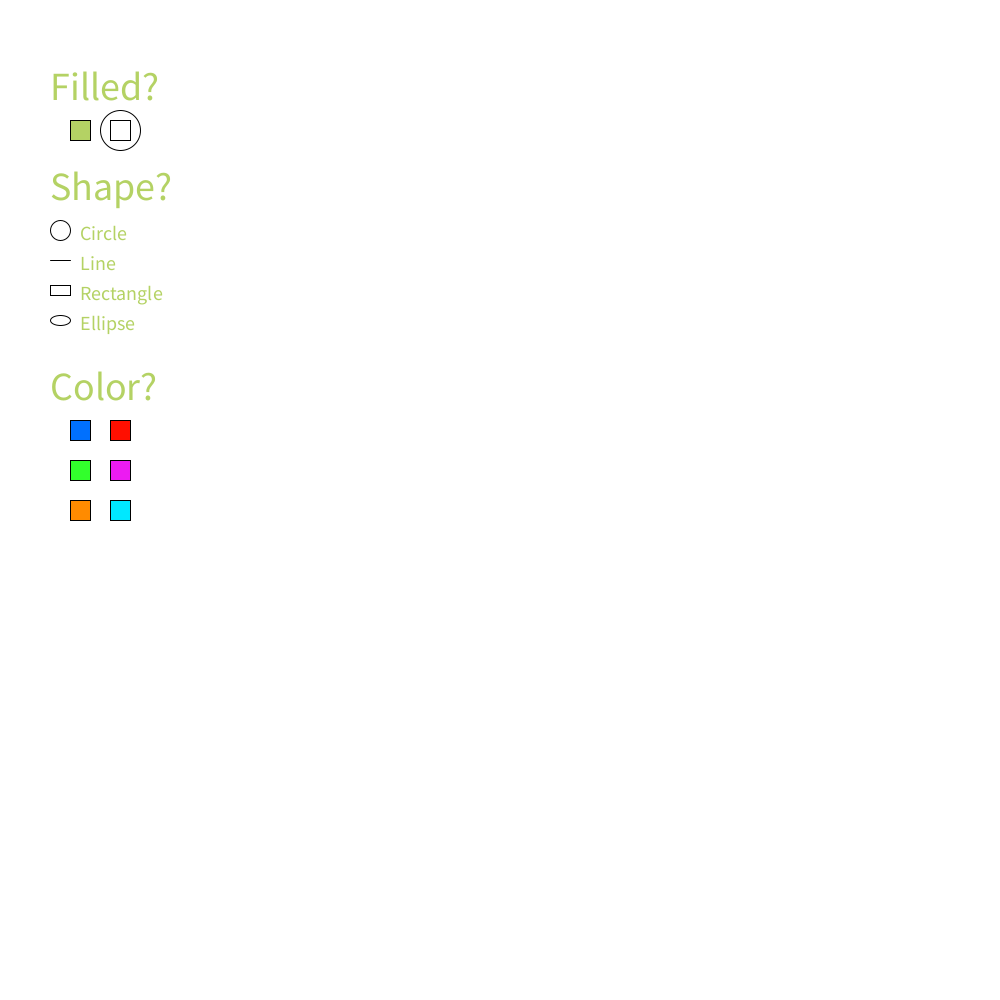
Frame 1 (no input)
Frame 60 (the mouse pressed at the canvas centre just before this capture): identical to frame 1, image omitted
Frame 120 (the mouse held since frame 60 and released just before this capture): identical to frame 1, image omitted

The Processing sketch that drew this single still picture (run headless with seeded random() and noise(); from frame 60 on, the mouse is pressed at the canvas centre):

// Processing sketch: e2Paint
// ── e2Paint.pde
int posFilledX = 80;
int posFilledY = 130;
int posNoFilledX = 120;
int posNoFilledY = 130;
int posShapeX =80;
int posShapeY = 230;
int intervalShapeY = 30;
int colorPosX = 80;
int colorPosY = 430;
int intervalColorX = 40;
int intervalColorY = 40;
int blue[] = {0,112,254};
int red[] = {255,15,0};
int green[] = {50,255,44};
int purple[] = {236,27,242};
int orange[] = {255,139,0};
int cian[] = {0,232,255};
int shape = 0;
int colorNum = 0;
int initialX;
int initialY;
boolean fil = false, isDrawing = false;

public ArrayList<Figures> sceneFigures = new ArrayList<Figures>();

public class Figures {
  public int coloFig;
  public boolean isFilled;
  public int shape;
  public int []posI = new int[2];
  public int []posF = new int[2];
  public int radious;

  public Figures(int coloFig, boolean isFilled, int shape, int x1, int y1, int x2, int y2){
    this.coloFig = coloFig;
    this.isFilled = isFilled;
    this.shape = shape;
    posI[0] = x1;
    posI[1] = y1;
    posF[0] = x2;
    posF[1] = y2;
    radious = 0;
  }
  public Figures(int coloFig, boolean isFilled, int shape, int x1, int y1, int radious){
    this.coloFig = coloFig;
    this.isFilled = isFilled;
    this.shape = shape;
    posI[0] = x1;
    posI[1] = y1;
    posF[0] = 0;
    posF[1] = 0;
    this.radious = radious;
  }
}

void setup(){
  size(1000,1000);
}

void draw(){
  menu();
  for (int i = 0; i < sceneFigures.size(); ++i) {
    Figures actual = sceneFigures.get(i);
    if(actual.isFilled){
      if(actual.coloFig==1){
        fill(blue[0],blue[1],blue[2]);
        stroke(blue[0],blue[1],blue[2]);
      }
      if(actual.coloFig==2){
        fill(red[0],red[1],red[2]);
        stroke(red[0],red[1],red[2]);
      }
      if(actual.coloFig==3){
        fill(green[0],green[1],green[2]);
        stroke(green[0],green[1],green[2]);
      }
      if(actual.coloFig==4){
        fill(purple[0],purple[1],purple[2]);
        stroke(purple[0],purple[1],purple[2]);
      }
      if(actual.coloFig==5){
        fill(orange[0],orange[1],orange[2]);
        stroke(orange[0],orange[1],orange[2]);
      }
      if(actual.coloFig==6){
        fill(cian[0],cian[1],cian[2]);
        stroke(cian[0],cian[1],cian[2]);
      }
    }
    
    if(actual.radious!=0){
      stroke(0);
      ellipseMode(CORNER);
      ellipse(actual.posI[0],actual.posI[1],actual.radious,actual.radious);
    }
    else{
      if(actual.shape==2){
        line(actual.posI[0],actual.posI[1],actual.posF[0],actual.posF[1]);
      }
      if(actual.shape==3){
        stroke(0);
        rectMode(CORNERS);
        rect(actual.posI[0],actual.posI[1],actual.posF[0],actual.posF[1]);
      }
      if(actual.shape==4){
        stroke(0);
        ellipseMode(CORNERS);
        ellipse(actual.posI[0],actual.posI[1],actual.posF[0],actual.posF[1]);
      }
    }
    stroke(0);
    rectMode(CENTER);
    ellipseMode(CENTER);
    noFill();
  }
}
void mousePressed(){
 //circle(posFilledX,posFilledY,40);
  if(mouseX>(posFilledX-10)&&mouseX<(posFilledX+10)&&mouseY>(posFilledY-10)&&mouseY<(posFilledY+10))
    fil=true;
 else if(mouseX>(posNoFilledX-10)&&mouseX<(posNoFilledX+10)&&mouseY>(posNoFilledY-10)&&mouseY<(posNoFilledY+10))
   fil=false;
 else if(mouseX>(posShapeX-30)&&mouseX<(posShapeX+110)&&mouseY>(posShapeY-15)&&mouseY<(posShapeY+15))
    shape = 1;
 else if(mouseX>(posShapeX-30)&&mouseX<(posShapeX+110)&&mouseY>(posShapeY-15+(intervalShapeY))&&mouseY<(posShapeY+15+(intervalShapeY)))
    shape = 2;
 else if(mouseX>(posShapeX-30)&&mouseX<(posShapeX+110)&&mouseY>(posShapeY-15+(intervalShapeY*2))&&mouseY<(posShapeY+15+(intervalShapeY*2)))
    shape = 3;
 else if(mouseX>(posShapeX-30)&&mouseX<(posShapeX+110)&&mouseY>(posShapeY-15+(intervalShapeY*3))&&mouseY<(posShapeY+15+(intervalShapeY*3)))
    shape = 4;
 else if(mouseX>(colorPosX-10)&&mouseX<(colorPosX+10)&&mouseY>(colorPosY-10)&&mouseY<(colorPosY+10))
   colorNum = 1;
 else if(mouseX>(colorPosX+intervalColorX-10)&&mouseX<(colorPosX+intervalColorX+10)&&mouseY>(colorPosY-10)&&mouseY<(colorPosY+10))
   colorNum = 2;
 else if(mouseX>(colorPosX-10)&&mouseX<(colorPosX+10)&&mouseY>(colorPosY+intervalColorY-10)&&mouseY<(colorPosY+intervalColorY+10))
   colorNum = 3;
 else if(mouseX>(colorPosX+intervalColorX-10)&&mouseX<(colorPosX+intervalColorX+10)&&mouseY>(colorPosY+intervalColorY-10)&&mouseY<(colorPosY+intervalColorY+10))
   colorNum = 4;
 else if(mouseX>(colorPosX-10)&&mouseX<(colorPosX+10)&&mouseY>(colorPosY+(intervalColorY*2)-10)&&mouseY<(colorPosY+(intervalColorY*2)+10))
   colorNum = 5;
 else if(mouseX>(colorPosX+intervalColorX-10)&&mouseX<(colorPosX+intervalColorX+10)&&mouseY>(colorPosY+(intervalColorY*2)-10)&&mouseY<(colorPosY+(intervalColorY*2)+10))
   colorNum = 6;
 else{
   isDrawing = true;
   initialX = mouseX;
   initialY = mouseY;
 }
}

void mouseReleased() {
  if(isDrawing){
    if(shape==1)
      sceneFigures.add(new Figures(colorNum,fil,shape,initialX,initialY,(mouseX-initialX)));
    else
      sceneFigures.add(new Figures(colorNum,fil,shape,initialX,initialY,mouseX,mouseY));
    isDrawing = !isDrawing;
  }
}

void menu(){
  background(255,255,255);
  textSize(40);
  fill(180,210,100);
  text("Filled?",50,100);
  rectMode(CENTER);
  rect(posFilledX,posFilledY,20,20);
  noFill();
  rect(posNoFilledX,posNoFilledY,20,20);
  //Shape to Draw
  text("Shape?",50,200);
  circle(posShapeX-20,posShapeY,20);
  textSize(20);
  text("Circle",posShapeX,posShapeY+10);
  line(posShapeX-30,posShapeY+intervalShapeY,posShapeX-10,posShapeY+intervalShapeY);
  text("Line",posShapeX,posShapeY+10+intervalShapeY);
  rectMode(CENTER);
  rect(posShapeX-20,posShapeY+(2*intervalShapeY),20,10);
  text("Rectangle",posShapeX,posShapeY+10+(2*intervalShapeY));
  ellipse(posShapeX-20,posShapeY+(3*intervalShapeY),20,10);
  text("Ellipse",posShapeX,posShapeY+10+(3*intervalShapeY));
  //Colour
  textSize(40);
  text("Color?",50,400);
  fill(blue[0],blue[1],blue[2]);
  rect(colorPosX,colorPosY,20,20);
  fill(red[0],red[1],red[2]);
  rect(colorPosX+intervalColorX,colorPosY,20,20);
  fill(green[0],green[1],green[2]);
  rect(colorPosX,colorPosY+intervalColorY,20,20);
  fill(purple[0],purple[1],purple[2]);
  rect(colorPosX+intervalColorX,colorPosY+intervalColorY,20,20);
  fill(orange[0],orange[1],orange[2]);
  rect(colorPosX,colorPosY+(2*intervalColorY),20,20);
  fill(cian[0],cian[1],cian[2]);
  rect(colorPosX+intervalColorX,colorPosY+(2*intervalColorY),20,20);
  noFill();
  //Selected Options
  if(fil)
    circle(posFilledX,posFilledY,40);
  if(!fil)
    circle(posNoFilledX,posNoFilledY,40);
  if(shape==1)
    rect(posShapeX+30,posShapeY,140,30);
  if(shape==2)
    rect(posShapeX+30,posShapeY+intervalShapeY,140,30);
  if(shape==3)
    rect(posShapeX+30,posShapeY+(intervalShapeY*2),140,30);
  if(shape==4)
    rect(posShapeX+30,posShapeY+(intervalShapeY*3),140,30);
  if(colorNum==1)
    circle(colorPosX,colorPosY,40);
  if(colorNum==2)
    circle(colorPosX+intervalColorX,colorPosY,40);
  if(colorNum==3)
    circle(colorPosX,colorPosY+intervalColorY,40);
  if(colorNum==4)
    circle(colorPosX+intervalColorX,colorPosY+intervalColorY,40);
  if(colorNum==5)
    circle(colorPosX,colorPosY+(2*intervalColorY),40);
  if(colorNum==6)
    circle(colorPosX+intervalColorX,colorPosY+(2*intervalColorY),40);
}
